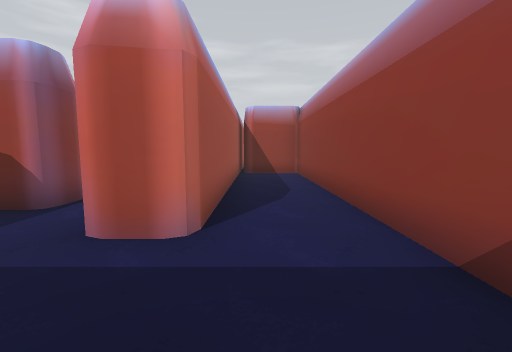
View 1 (above)

24 first-person views from a walk through a scene from a Unity 3-D project. The camera is 1.2 m above the floor, tilts 6° down and sees 90° across. The floor is counted in squares, 1.38 m on a side. Each view is taken from the middle of a square. On the plan, view 1 faces up. The plan holds only what a view shows up to about 10 squares ahead; the rest is blank. The player is left out.

View 2
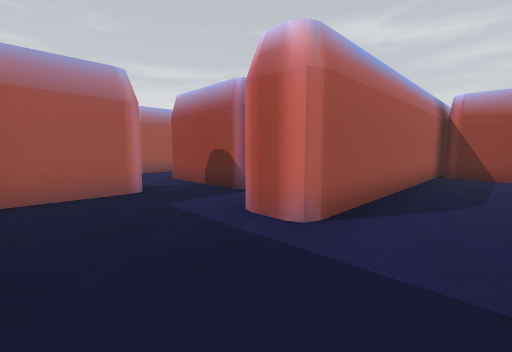

View 3
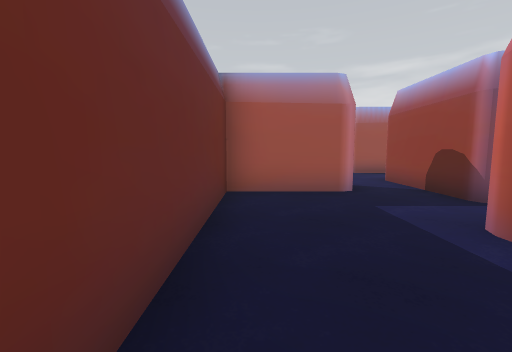

View 4
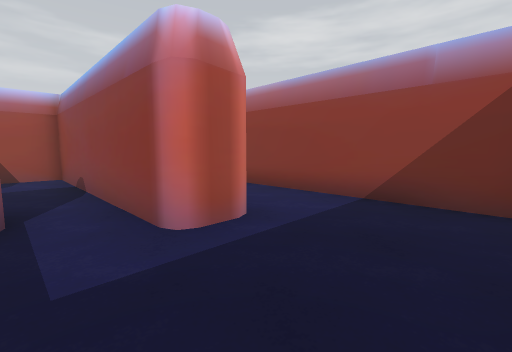

View 5
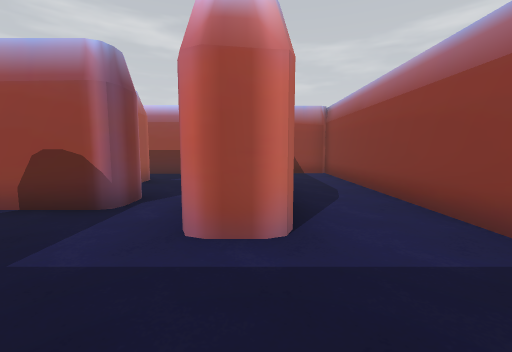

View 6
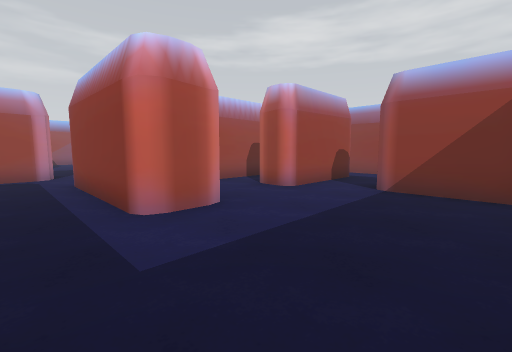

View 7
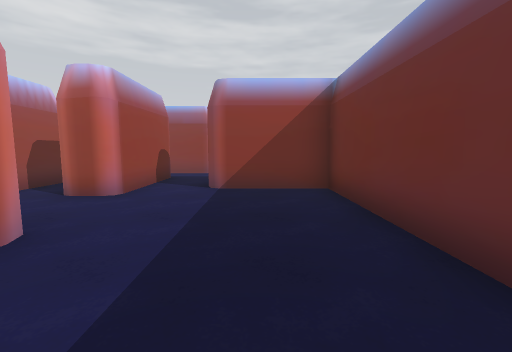

View 8
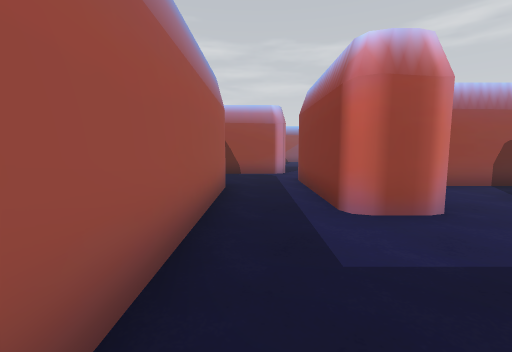

View 9
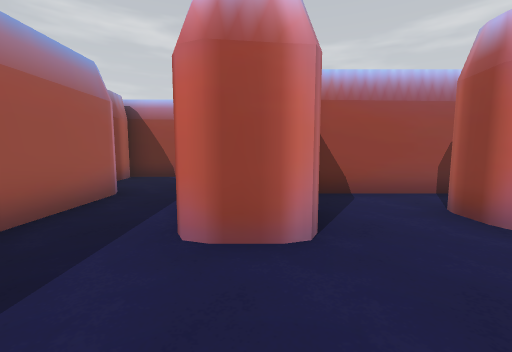

View 10
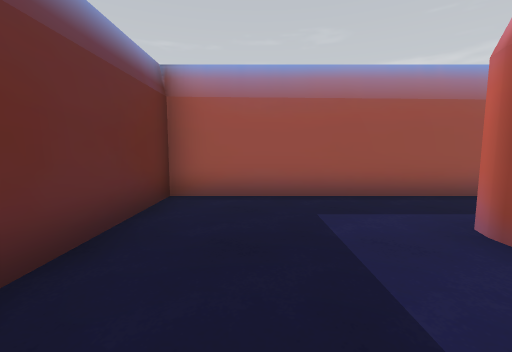

View 11
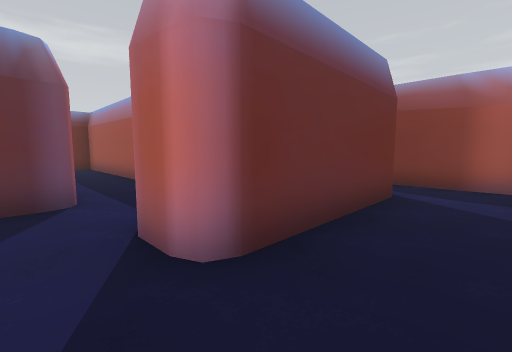

View 12
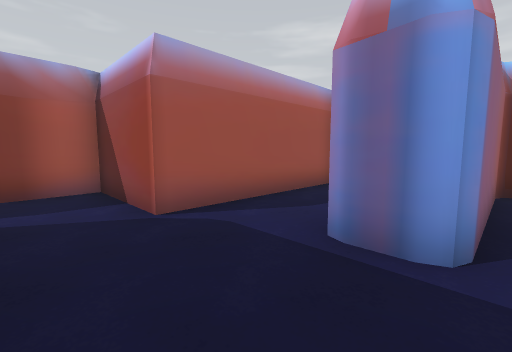

View 13
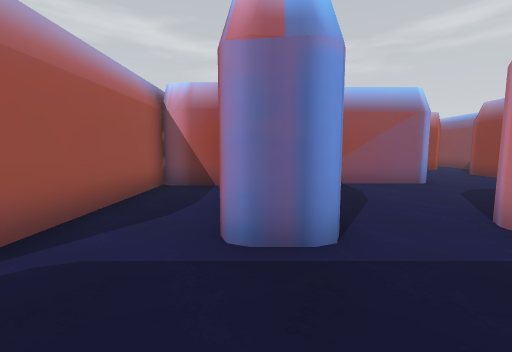

View 14
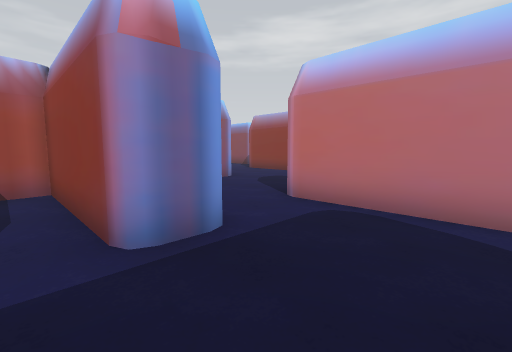

View 15
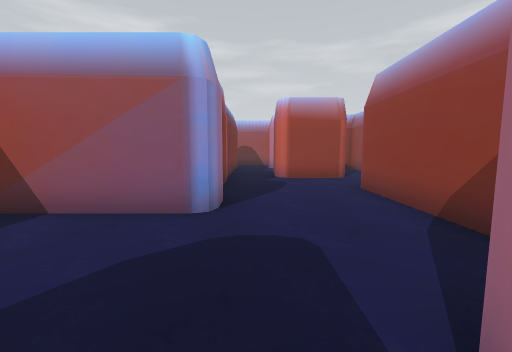

View 16
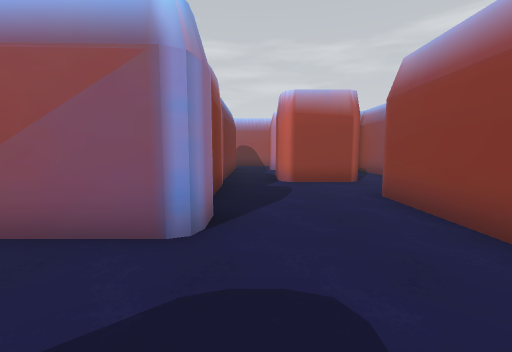

View 17
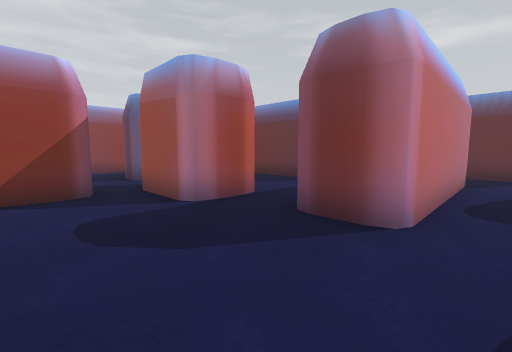

View 18
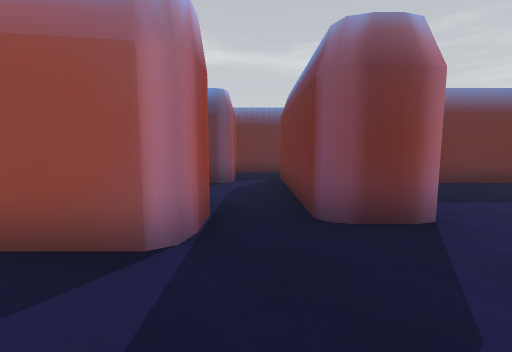

View 19
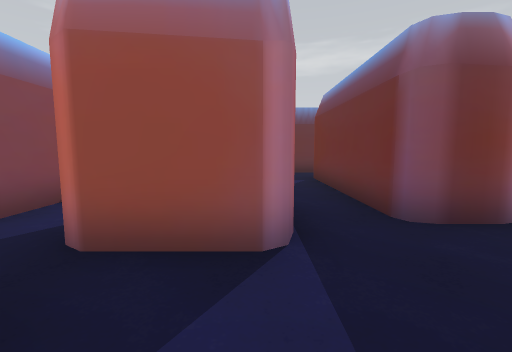

View 20
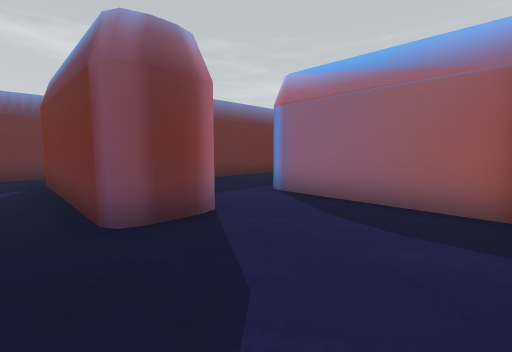

View 21
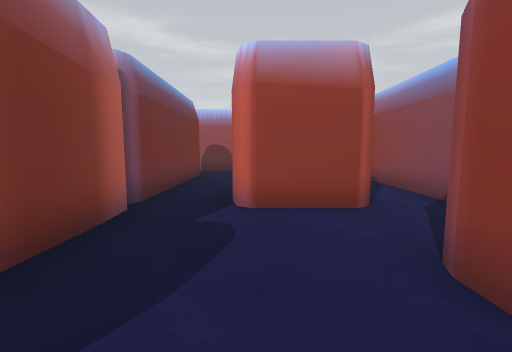

View 22
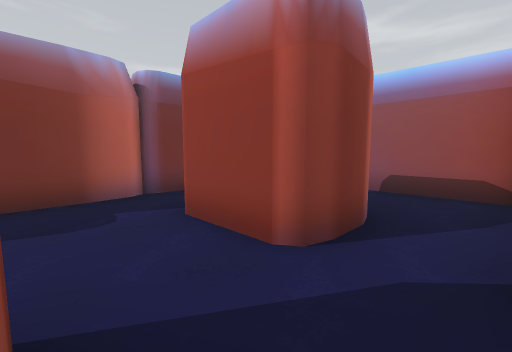

View 23
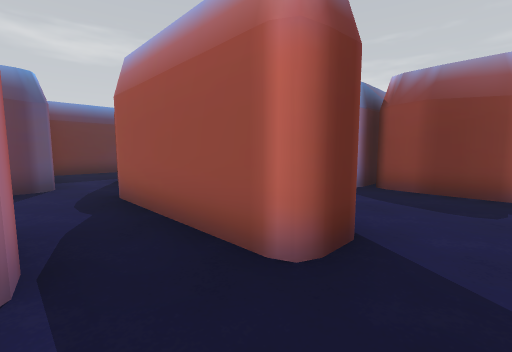

View 24
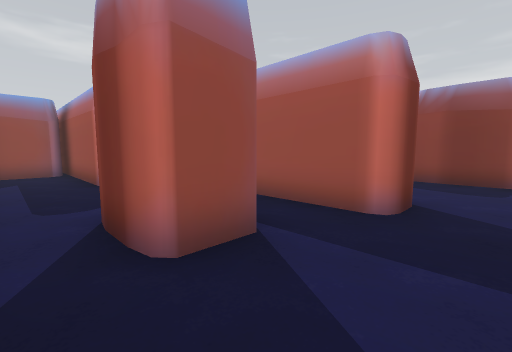

### Floor plan
Key: @ floor where view 1 was taken; # wall or solid block; x gap in a wall; . floor; O other object.
Columns run from 16 left of view 1 to 2 right of it. Each row starts with its distance up from view 1.
 28          ..
 27          #.
 26          #. ###
 25          #. ..#
 24          #....#
 23          #.O ##
 22         O#.####
 21          #........
 20         ##........
 19         #O...#.#O.
 18       ####...#.##.
 17   #####......#....
 16   #..##......O....
 15   #..##....O#.....#
 14   #..##.#O.##x##..#
 13 ###.....##.# .##..
 12 #.......##.... #..
 11 #.......##.... #O#
 10 #.O####.##.#######
  9    ####.##.########
  8    #..........##..#
  7     ..#######.##..#
  6     #.#######.##..#
  5     #.##......##..#
  4     #.##..O##x##..#
  3     #.........##..#
  2     #......#......#
  1     #......##.....#
  0     #......##...@.O
 -1     #############O

Positions as (right, up) in squares from view 1, and headings:
1: (0, 0), facing up
2: (1, 0), facing up-left
3: (1, 0), facing left
4: (-3, 0), facing up-right
5: (-1, 0), facing up
6: (-11, 0), facing up-right
7: (-11, 1), facing right
8: (-11, 0), facing up
9: (-9, 1), facing up
10: (-7, 1), facing left
11: (-9, 12), facing down-left
12: (-10, 11), facing up-left
13: (-11, 11), facing up
14: (-12, 11), facing up-right
15: (-6, 14), facing up
16: (-6, 15), facing up
17: (-9, 17), facing down-right
18: (-6, 17), facing down
19: (-5, 17), facing down
20: (-6, 17), facing down-left
21: (-5, 18), facing up
22: (-2, 20), facing up-left
23: (-1, 21), facing down-left
24: (1, 21), facing down-left
